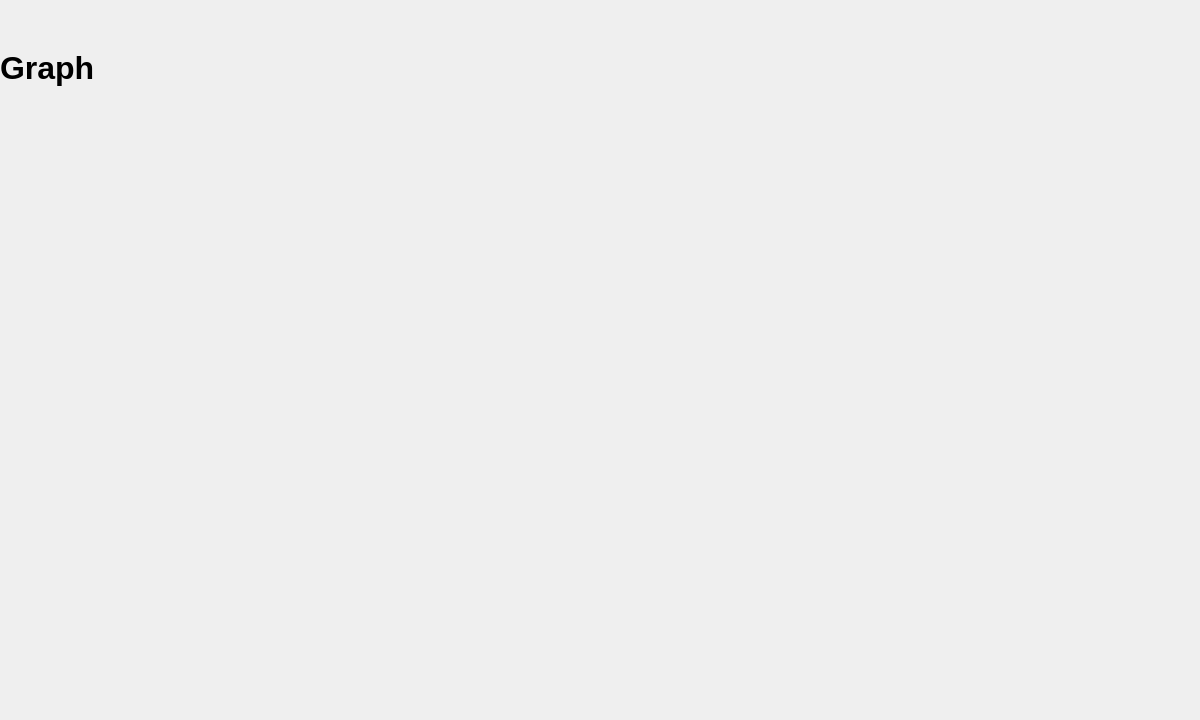
<?xml version="1.0" encoding="UTF-8"?>
<ui version="4.0">
 <class>Form</class>
 <widget class="QWidget" name="Form">
  <property name="geometry">
   <rect>
    <x>0</x>
    <y>0</y>
    <width>1200</width>
    <height>720</height>
   </rect>
  </property>
  <property name="windowTitle">
   <string>Form</string>
  </property>
  <widget class="QLabel" name="label">
   <property name="geometry">
    <rect>
     <x>0</x>
     <y>50</y>
     <width>141</width>
     <height>41</height>
    </rect>
   </property>
   <property name="font">
    <font>
     <pointsize>24</pointsize>
    </font>
   </property>
   <property name="text">
    <string>&lt;html&gt;&lt;head/&gt;&lt;body&gt;&lt;p&gt;&lt;span style=&quot; font-weight:600;&quot;&gt;Graph&lt;/span&gt;&lt;/p&gt;&lt;/body&gt;&lt;/html&gt;</string>
   </property>
   <property name="alignment">
    <set>Qt::AlignLeading|Qt::AlignLeft|Qt::AlignTop</set>
   </property>
  </widget>
 </widget>
 <resources/>
 <connections/>
</ui>
